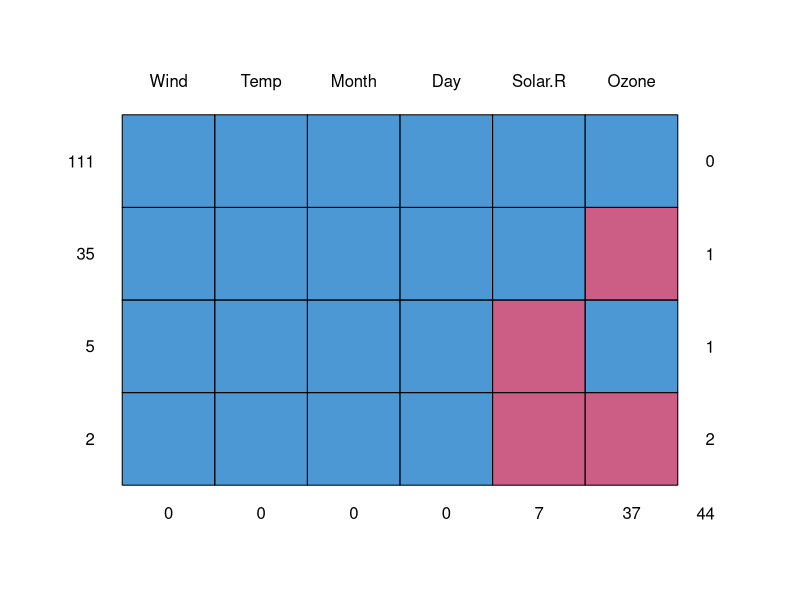
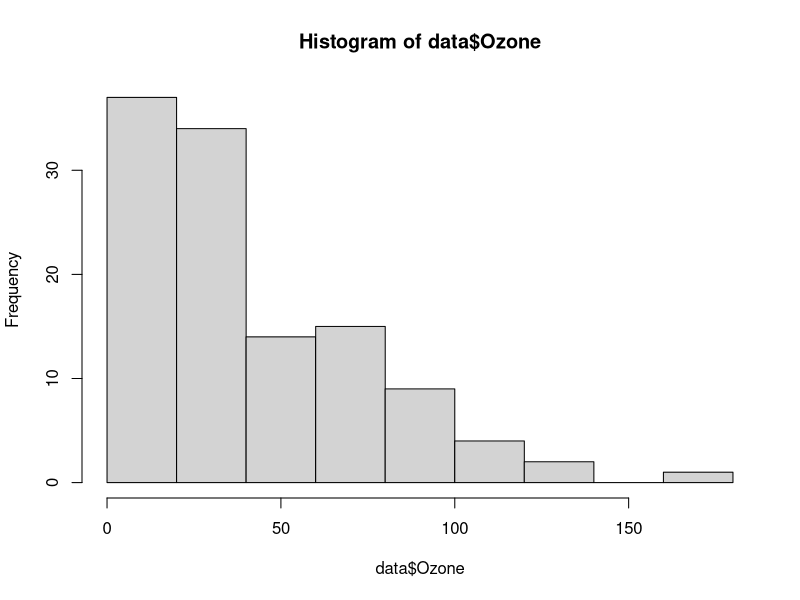
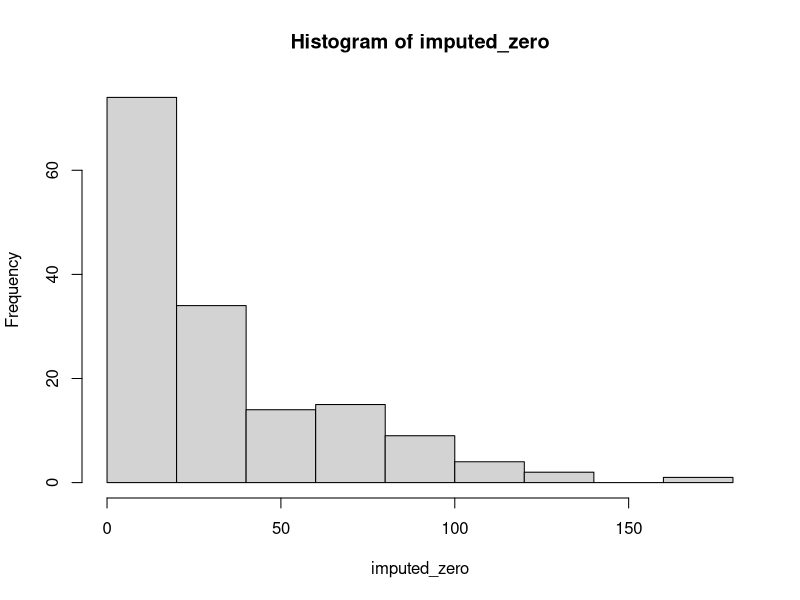
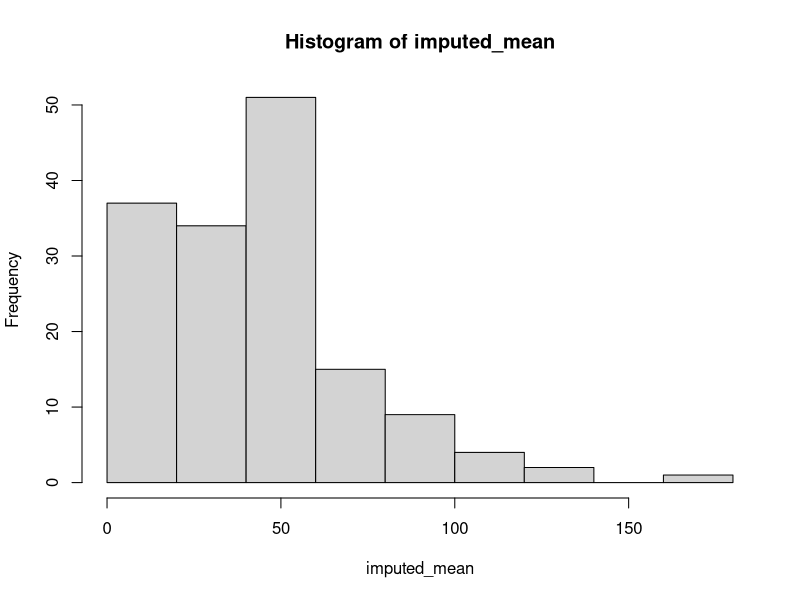
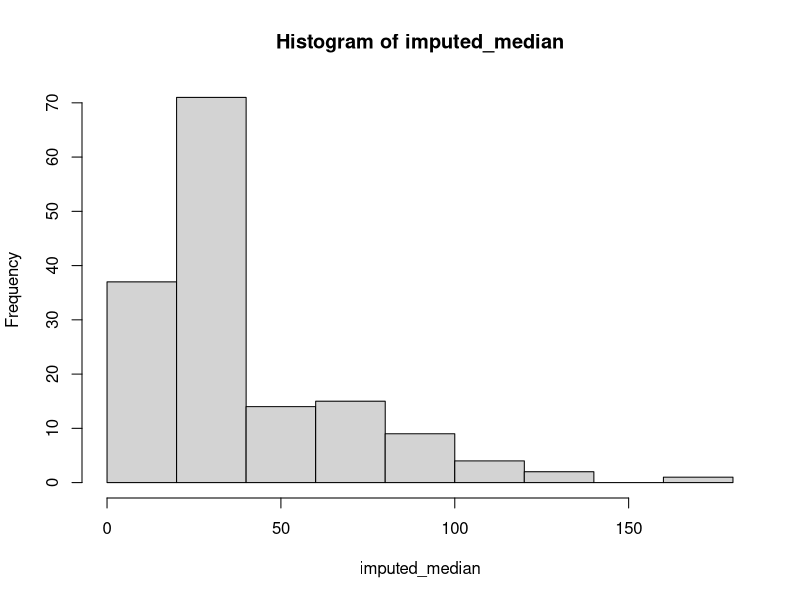
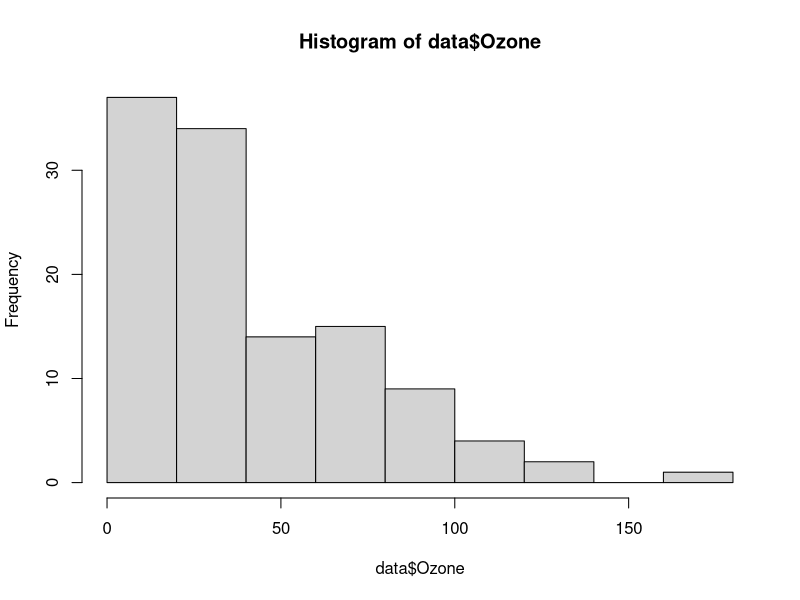
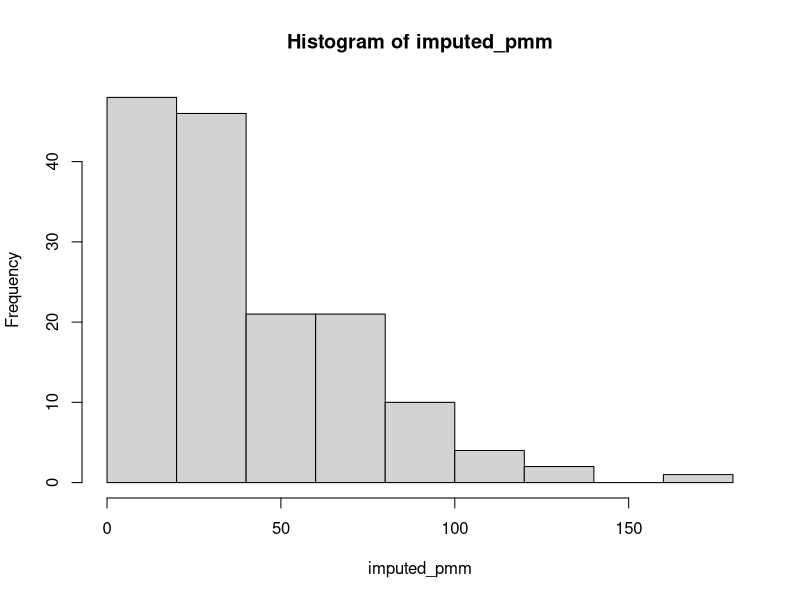
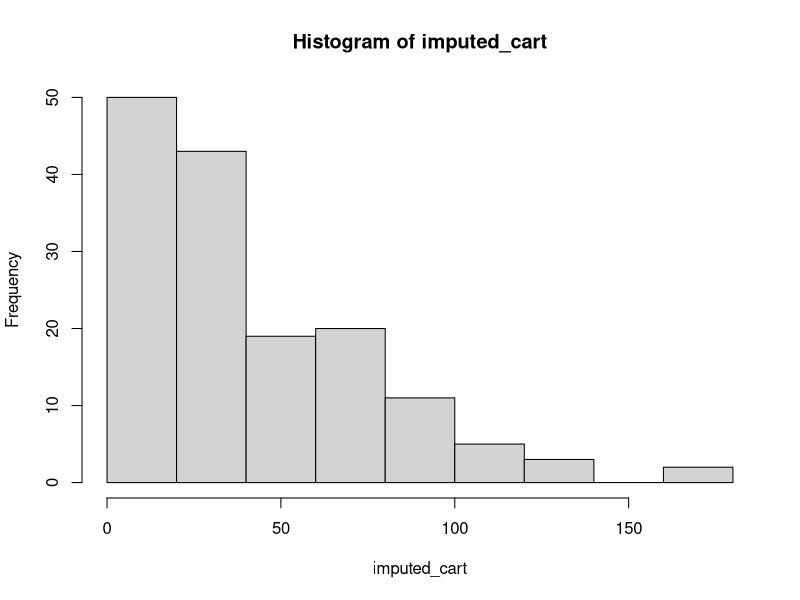

The R script that drew these images, in order:
## ---- chunk 1
#| label: learning-overview
learning_overview <- data.frame(
  section = "Biostatistics",
  category = "Missing Data & Sensitivity Analysis",
  topic = "Imputing Missing Data with MICE"
)
learning_overview
## ---- chunk 2
knitr::opts_chunk$set(echo = TRUE)
## ---- chunk 3
library(mice)
data <- airquality
summary(data)
## ---- chunk 4
md.pattern(data)
hist(data$Ozone)
## ---- chunk 5
imputed_zero = replace(data$Ozone, is.na(data$Ozone), 0) 
imputed_mean = replace(data$Ozone, is.na(data$Ozone), mean(data$Ozone, na.rm = TRUE))
imputed_median = replace(data$Ozone, is.na(data$Ozone), median(data$Ozone, na.rm = TRUE))
## ---- chunk 6
hist(imputed_zero)
hist(imputed_mean)
hist(imputed_median)
## ---- chunk 7
imputed_pmm = complete(mice(data, method = "pmm",seed=500))$Ozone #default the first imputed dataset
imputed_cart = complete(mice(data, method = "cart",seed=500))$Ozone
imputed_lasso = complete(mice(data, method = "lasso.norm",seed=500))$Ozone
## ---- chunk 8
hist(data$Ozone)
hist(imputed_pmm)
hist(imputed_cart)
hist(imputed_lasso)
## ---- chunk 9
tempData <- mice(data,m=5,maxit=50,meth='pmm',seed=500) #m=5 refers to the number of imputed datasets.
summary(tempData)
tempData$imp$Ozone
## ---- chunk 10
completedData <- complete(tempData,1)
# completed <- complete(tempData) 
## ---- chunk 11
xyplot(tempData,Ozone ~ Wind+Temp+Solar.R,pch=18,cex=1) #?
densityplot(tempData)
## ---- chunk 12
modelFit1 <- with(tempData,lm(Temp~ Ozone+Solar.R+Wind))
summary(pool(modelFit1))
